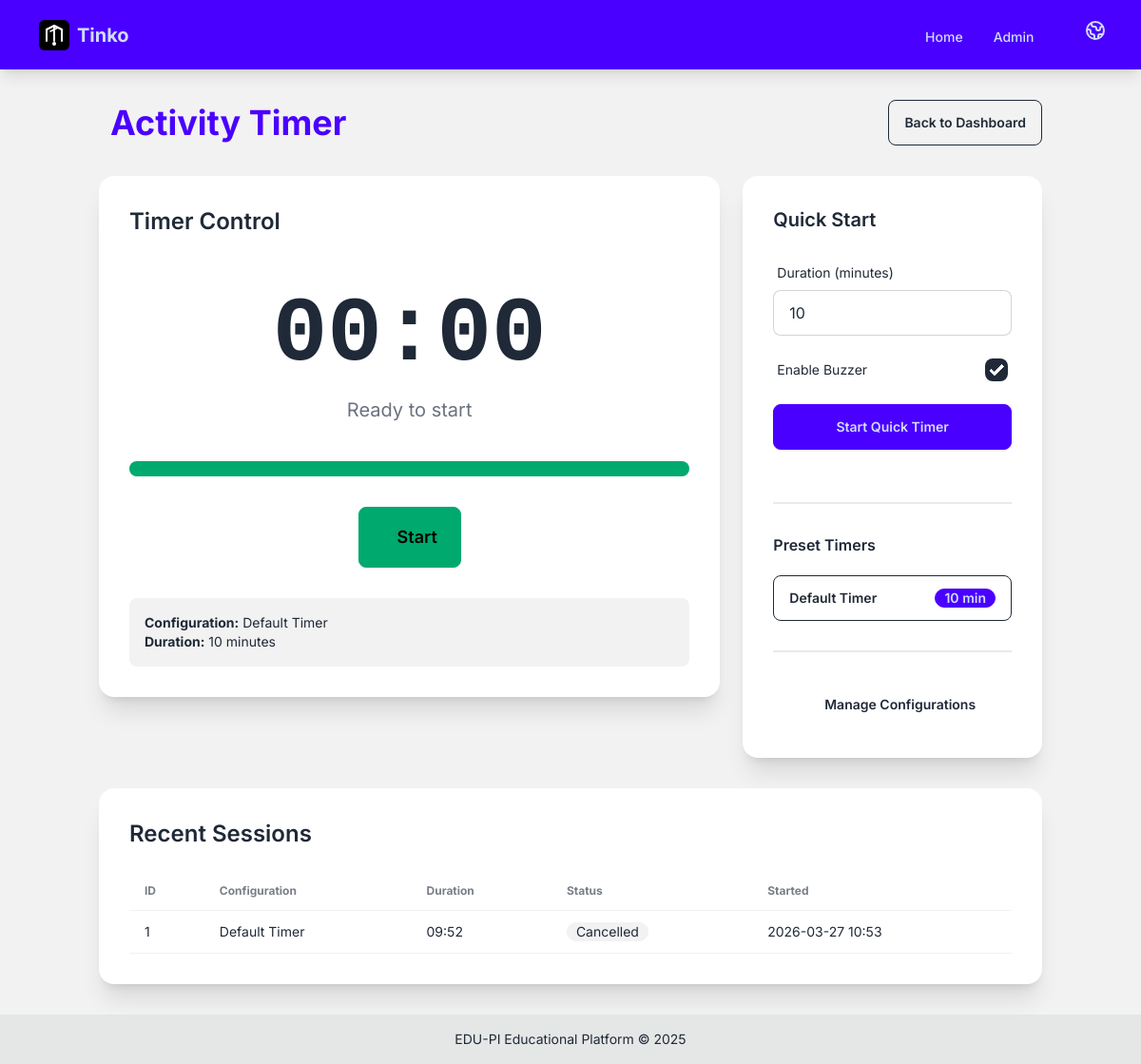
The page /plugins/edupi/activity_timer/ on the database its author committed.
### plugins/edupi/activity_timer/models.py (models this page shows, shortened)
class TimerConfig(models.Model):
    name = models.CharField(
        max_length=100,
        help_text=_("Name of the timer configuration"),
    )
    description = models.TextField(
        blank=True,
        help_text=_("Description of when to use this timer"),
    )
    duration_minutes = models.PositiveIntegerField(
        default=10,
        help_text=_("Duration in minutes"),
    )
    warning_threshold_percent = models.PositiveIntegerField(
        default=20,
        help_text=_("Percentage remaining when warning color appears"),
    )
    enable_buzzer = models.BooleanField(
        default=True,
        help_text=_("Play buzzer sound when timer ends"),
    )
    led_color_start = models.CharField(
        max_length=7,
        default="#00FF00",
        help_text=_("Hex color code for timer start (green)"),
    )
    led_color_warning = models.CharField(
        max_length=7,
        default="#FFFF00",
        help_text=_("Hex color code for warning state (yellow)"),
    )
    led_color_end = models.CharField(
        max_length=7,
        default="#FF0000",
        help_text=_("Hex color code for timer end (red)"),
    )
    is_default = models.BooleanField(
        default=False,
        help_text=_("Use this as the default configuration"),
    )
    is_active = models.BooleanField(
        default=True,
        help_text=_("Whether this configuration is active"),
    )
    created_at = models.DateTimeField(auto_now_add=True)
    updated_at = models.DateTimeField(auto_now=True)
    class Meta:
        app_label = "edupi_activity_timer"
        verbose_name = _("Timer Configuration")
        verbose_name_plural = _("Timer Configurations")
        ordering = ["name"]

class TimerSession(models.Model):
    class Status(models.TextChoices):
        PENDING = "pending", _("Pending")
        RUNNING = "running", _("Running")
        PAUSED = "paused", _("Paused")
        COMPLETED = "completed", _("Completed")
        CANCELLED = "cancelled", _("Cancelled")
    config = models.ForeignKey(
        TimerConfig,
        on_delete=models.SET_NULL,
        null=True,
        blank=True,
        related_name="sessions",
        help_text=_("Configuration used for this session"),
    )
    status = models.CharField(
        max_length=20,
        choices=Status.choices,
        default=Status.PENDING,
        help_text=_("Current status of the timer"),
    )
    duration_seconds = models.PositiveIntegerField(
        help_text=_("Total duration in seconds"),
    )
    remaining_seconds = models.PositiveIntegerField(
        help_text=_("Remaining time in seconds"),
    )
    started_at = models.DateTimeField(
        null=True,
        blank=True,
        help_text=_("When the timer was started"),
    )
    paused_at = models.DateTimeField(
        null=True,
        blank=True,
        help_text=_("When the timer was last paused"),
    )
    completed_at = models.DateTimeField(
        null=True,
        blank=True,
        help_text=_("When the timer completed"),
    )
    created_at = models.DateTimeField(auto_now_add=True)
    updated_at = models.DateTimeField(auto_now=True)
    class Meta:
        app_label = "edupi_activity_timer"
        verbose_name = _("Timer Session")
        verbose_name_plural = _("Timer Sessions")
        ordering = ["-created_at"]
    def get_remaining_display(self):
        minutes = self.remaining_seconds // 60
        seconds = self.remaining_seconds % 60
        return f"{minutes:02d}:{seconds:02d}"

### plugins/edupi/activity_timer/views.py (the view)
# urls.py: path("", views.TimerDashboardView.as_view(), name="dashboard"),
class TimerDashboardView(View):
    def get(self, request):
        configs = TimerConfig.objects.filter(is_active=True).order_by("name")
        default_config = TimerConfig.objects.filter(
            is_default=True, is_active=True
        ).first()
        recent_sessions = TimerSession.objects.all()[:10]
        active_session = timer_service.get_active_session()
        context = {
            "title": _("Activity Timer"),
            "configs": configs,
            "default_config": default_config,
            "recent_sessions": recent_sessions,
            "active_session": active_session,
            "quick_form": QuickTimerForm(),
            "is_running": timer_service.is_timer_running(),
        }
        return render(request, "activity_timer/dashboard.html", context)

### plugins/edupi/activity_timer/forms.py
class QuickTimerForm(forms.Form):
    duration_minutes = forms.IntegerField(
        min_value=1,
        max_value=120,
        initial=10,
        label=_("Duration (minutes)"),
        widget=forms.NumberInput(
            attrs={"class": "input input-bordered w-full", "min": 1, "max": 120}
        ),
    )
    use_buzzer = forms.BooleanField(
        initial=True,
        required=False,
        label=_("Enable Buzzer"),
        widget=forms.CheckboxInput(attrs={"class": "checkbox"}),
    )

### plugins/edupi/activity_timer/timer_service.py (called while the page is built)
    def get_active_session(self) -> Optional[TimerSession]:
        return self._active_session

    def is_timer_running(self) -> bool:
        return self._active_session is not None and self._active_session.is_running()

### plugins/edupi/activity_timer/templates/activity_timer/dashboard.html (shortened to what this page needs)
{% extends "base.html" %}
{% load i18n %}
{% block content %}
<div class="container mx-auto px-4 py-8">
    <div class="flex justify-between items-center mb-8">
        <h1 class="text-4xl font-bold text-primary">
            {{ title }}
        </h1>
        <a href="{% url 'home' %}" class="btn btn-outline">
            {% trans "Back to Dashboard" %}
        </a>
    </div>
    <div class="grid grid-cols-1 lg:grid-cols-3 gap-6 mb-8">
        <div class="lg:col-span-2">
            <div class="card bg-base-100 shadow-xl">
                <div class="card-body">
                    <h2 class="card-title text-2xl mb-4">{% trans "Timer Control" %}</h2>
                    <div class="text-center py-8" id="timer-display">
                        <div class="text-8xl font-mono font-bold mb-4" id="time-remaining">
                            00:00
                        </div>
                        <div class="text-xl text-gray-500" id="timer-status">
                            {% trans "Ready to start" %}
                        </div>
                    </div>
                    <div class="w-full bg-gray-200 rounded-full h-4 mb-6">
                        <div id="progress-bar" class="bg-success h-4 rounded-full transition-all duration-1000" style="width: 100%"></div>
                    </div>
                    <div class="flex justify-center gap-4">
                        <button id="btn-start" class="btn btn-success btn-lg" onclick="startTimer()">
                            {% trans "Start" %}
                        </button>
                    </div>
                    <div class="mt-6 p-4 bg-base-200 rounded-lg" id="config-info">
                        {% if default_config %}
                            <p class="text-sm">
                                <strong>{% trans "Configuration:" %}</strong>
                                <span id="current-config-name">{{ default_config.name }}</span>
                            </p>
                            <p class="text-sm">
                                <strong>{% trans "Duration:" %}</strong>
                                <span id="current-duration">{{ default_config.duration_minutes }}</span> {% trans "minutes" %}
                            </p>
                        {% else %}
                            <p class="text-sm text-gray-500">{% trans "No default configuration set" %}</p>
                        {% endif %}
                    </div>
                </div>
            </div>
        </div>
        <div class="card bg-base-100 shadow-xl">
            <div class="card-body">
                <h2 class="card-title text-xl mb-4">{% trans "Quick Start" %}</h2>
                <form id="quick-timer-form" class="mb-6">
                    <div class="form-control mb-4">
                        <label class="label">
                            <span class="label-text">{% trans "Duration (minutes)" %}</span>
                        </label>
                        {{ quick_form.duration_minutes }}
                    </div>
                    <div class="form-control mb-4">
                        <label class="label cursor-pointer">
                            <span class="label-text">{% trans "Enable Buzzer" %}</span>
                            {{ quick_form.use_buzzer }}
                        </label>
                    </div>
                    <button type="button" class="btn btn-primary w-full" onclick="startQuickTimer()">
                        {% trans "Start Quick Timer" %}
                    </button>
                </form>
                <div class="divider"></div>
                <h3 class="font-semibold mb-3">{% trans "Preset Timers" %}</h3>
                <div class="space-y-2">
                    {% for config in configs %}
                        <button class="btn btn-outline btn-block justify-between"
                                onclick="startWithConfig({{ config.id }})">
                            <span>{{ config.name }}</span>
                            <span class="badge badge-primary">{{ config.duration_minutes }} min</span>
                        </button>
                    {% empty %}
                        <p class="text-sm text-gray-500 text-center">
                            {% trans "No configurations available" %}
                        </p>
                    {% endfor %}
                </div>
                <div class="divider"></div>
                <a href="{% url 'activity_timer:config_list' %}" class="btn btn-ghost btn-block">
                    {% trans "Manage Configurations" %}
                </a>
            </div>
        </div>
    </div>
    <div class="card bg-base-100 shadow-xl">
        <div class="card-body">
            <h2 class="card-title text-2xl mb-4">{% trans "Recent Sessions" %}</h2>
            <div class="overflow-x-auto">
                <table class="table">
                    <thead>
                        <tr>
                            <th>{% trans "ID" %}</th>
                            <th>{% trans "Configuration" %}</th>
                            <th>{% trans "Duration" %}</th>
                            <th>{% trans "Status" %}</th>
                            <th>{% trans "Started" %}</th>
                        </tr>
                    </thead>
                    <tbody>
                        {% for session in recent_sessions %}
                            <tr>
                                <td>{{ session.id }}</td>
                                <td>{{ session.config.name|default:"N/A" }}</td>
                                <td>{{ session.get_remaining_display }}</td>
                                <td>
                                    <span class="badge
                                        {% if session.status == 'completed' %}badge-success
                                        {% elif session.status == 'running' %}badge-primary
                                        {% elif session.status == 'paused' %}badge-warning
                                        {% else %}badge-ghost{% endif %}">
                                        {{ session.get_status_display }}
                                    </span>
                                </td>
                                <td>{{ session.created_at|date:"Y-m-d H:i" }}</td>
                            </tr>
                        {% empty %}
                            <tr>
                                <td colspan="5" class="text-center text-gray-500">
                                    {% trans "No recent sessions" %}
                                </td>
                            </tr>
                        {% endfor %}
                    </tbody>
                </table>
            </div>
        </div>
    </div>
</div>
{% endblock %}

### templates/base.html (style rules this page uses)
body { font-family: 'Inter', sans-serif; }

### rows shown on the page
TimerConfig: name "Default Timer", duration_minutes "10"
TimerSession: id "1", config.name "Default Timer", remaining "09:52", status "Cancelled", created_at "2026-03-27 10:53"

### other values the page prints
{{ title }} "Activity Timer"
